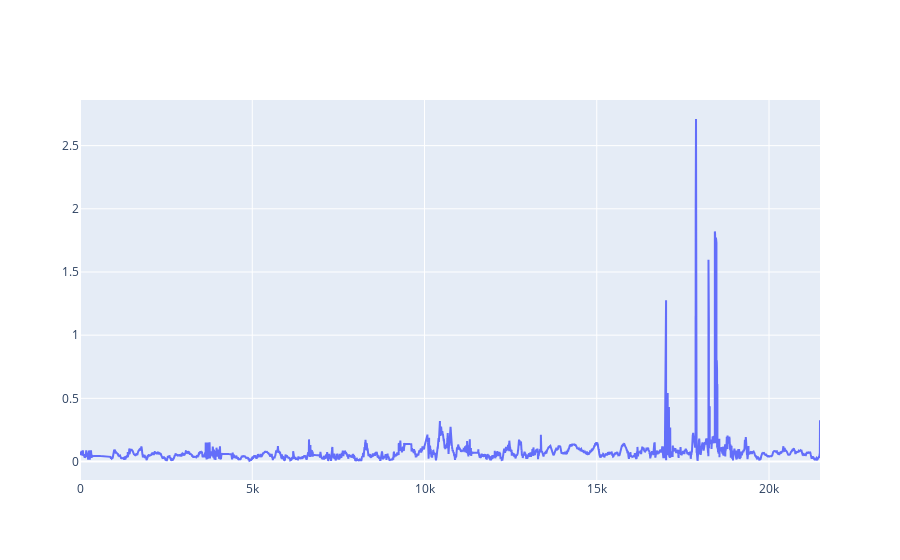

The notebook cell this image was saved under:
### Code cell
fig = go.Figure(data=go.Scatter(x=np.array(range(len(dists_orb))), y=dists_orb))
fig.show()

### Figure 1 — Plotly figure (JSON) as saved in the notebook; plotly's stock layout.template omitted (floating-point values rounded to 4 significant figures; data arrays with more than 128 entries replaced by an {"elided": "..."} marker saying what was removed)
{"data": [{"type": "scatter", "x": {"elided": "21481 int values"}, "y": {"elided": "21481 float values"}}], "layout": {}}
